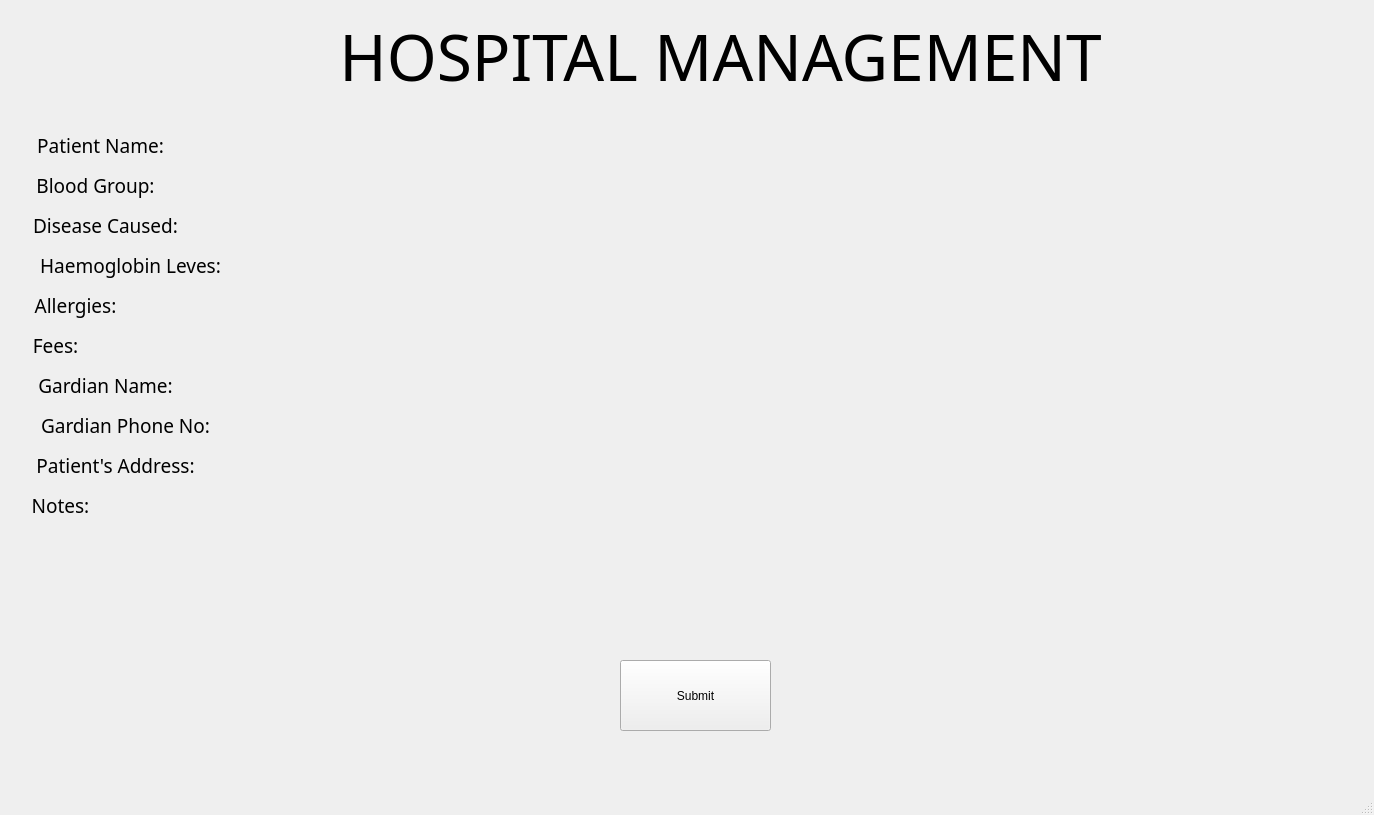
<?xml version="1.0" encoding="UTF-8"?>
<ui version="4.0">
 <class>MainWindow</class>
 <widget class="QMainWindow" name="MainWindow">
  <property name="geometry">
   <rect>
    <x>0</x>
    <y>0</y>
    <width>1374</width>
    <height>815</height>
   </rect>
  </property>
  <property name="windowTitle">
   <string>MainWindow</string>
  </property>
  <widget class="QWidget" name="centralwidget">
   <widget class="QPushButton" name="pushButton">
    <property name="geometry">
     <rect>
      <x>620</x>
      <y>660</y>
      <width>151</width>
      <height>71</height>
     </rect>
    </property>
    <property name="text">
     <string>Submit</string>
    </property>
   </widget>
   <widget class="QLabel" name="label">
    <property name="geometry">
     <rect>
      <x>200</x>
      <y>10</y>
      <width>1041</width>
      <height>91</height>
     </rect>
    </property>
    <property name="font">
     <font>
      <family>Maiandra GD</family>
      <pointsize>48</pointsize>
     </font>
    </property>
    <property name="text">
     <string>HOSPITAL MANAGEMENT</string>
    </property>
    <property name="alignment">
     <set>Qt::AlignCenter</set>
    </property>
   </widget>
   <widget class="QLabel" name="label_2">
    <property name="geometry">
     <rect>
      <x>20</x>
      <y>130</y>
      <width>161</width>
      <height>31</height>
     </rect>
    </property>
    <property name="font">
     <font>
      <family>Maiandra GD</family>
      <pointsize>14</pointsize>
     </font>
    </property>
    <property name="text">
     <string>Patient Name:</string>
    </property>
    <property name="alignment">
     <set>Qt::AlignCenter</set>
    </property>
   </widget>
   <widget class="QLabel" name="label_3">
    <property name="geometry">
     <rect>
      <x>20</x>
      <y>170</y>
      <width>151</width>
      <height>31</height>
     </rect>
    </property>
    <property name="font">
     <font>
      <family>Maiandra GD</family>
      <pointsize>14</pointsize>
     </font>
    </property>
    <property name="text">
     <string>Blood Group:</string>
    </property>
    <property name="alignment">
     <set>Qt::AlignCenter</set>
    </property>
   </widget>
   <widget class="QLabel" name="label_4">
    <property name="geometry">
     <rect>
      <x>20</x>
      <y>330</y>
      <width>71</width>
      <height>31</height>
     </rect>
    </property>
    <property name="font">
     <font>
      <family>Maiandra GD</family>
      <pointsize>14</pointsize>
     </font>
    </property>
    <property name="text">
     <string>Fees:</string>
    </property>
    <property name="alignment">
     <set>Qt::AlignCenter</set>
    </property>
   </widget>
   <widget class="QLabel" name="label_5">
    <property name="geometry">
     <rect>
      <x>20</x>
      <y>290</y>
      <width>111</width>
      <height>31</height>
     </rect>
    </property>
    <property name="font">
     <font>
      <family>Maiandra GD</family>
      <pointsize>14</pointsize>
     </font>
    </property>
    <property name="text">
     <string>Allergies:</string>
    </property>
    <property name="alignment">
     <set>Qt::AlignCenter</set>
    </property>
   </widget>
   <widget class="QLabel" name="label_6">
    <property name="geometry">
     <rect>
      <x>20</x>
      <y>250</y>
      <width>221</width>
      <height>31</height>
     </rect>
    </property>
    <property name="font">
     <font>
      <family>Maiandra GD</family>
      <pointsize>14</pointsize>
     </font>
    </property>
    <property name="text">
     <string>Haemoglobin Leves:</string>
    </property>
    <property name="alignment">
     <set>Qt::AlignCenter</set>
    </property>
   </widget>
   <widget class="QLabel" name="label_7">
    <property name="geometry">
     <rect>
      <x>20</x>
      <y>210</y>
      <width>171</width>
      <height>31</height>
     </rect>
    </property>
    <property name="font">
     <font>
      <family>Maiandra GD</family>
      <pointsize>14</pointsize>
     </font>
    </property>
    <property name="text">
     <string>Disease Caused:</string>
    </property>
    <property name="alignment">
     <set>Qt::AlignCenter</set>
    </property>
   </widget>
   <widget class="QLabel" name="label_8">
    <property name="geometry">
     <rect>
      <x>20</x>
      <y>450</y>
      <width>191</width>
      <height>31</height>
     </rect>
    </property>
    <property name="font">
     <font>
      <family>Maiandra GD</family>
      <pointsize>14</pointsize>
     </font>
    </property>
    <property name="text">
     <string>Patient's Address:</string>
    </property>
    <property name="alignment">
     <set>Qt::AlignCenter</set>
    </property>
   </widget>
   <widget class="QLabel" name="label_9">
    <property name="geometry">
     <rect>
      <x>20</x>
      <y>410</y>
      <width>211</width>
      <height>31</height>
     </rect>
    </property>
    <property name="font">
     <font>
      <family>Maiandra GD</family>
      <pointsize>14</pointsize>
     </font>
    </property>
    <property name="text">
     <string>Gardian Phone No:</string>
    </property>
    <property name="alignment">
     <set>Qt::AlignCenter</set>
    </property>
   </widget>
   <widget class="QLabel" name="label_10">
    <property name="geometry">
     <rect>
      <x>20</x>
      <y>370</y>
      <width>171</width>
      <height>31</height>
     </rect>
    </property>
    <property name="font">
     <font>
      <family>Maiandra GD</family>
      <pointsize>14</pointsize>
     </font>
    </property>
    <property name="text">
     <string>Gardian Name:</string>
    </property>
    <property name="alignment">
     <set>Qt::AlignCenter</set>
    </property>
   </widget>
   <widget class="QLabel" name="label_11">
    <property name="geometry">
     <rect>
      <x>20</x>
      <y>490</y>
      <width>81</width>
      <height>31</height>
     </rect>
    </property>
    <property name="font">
     <font>
      <family>Maiandra GD</family>
      <pointsize>14</pointsize>
     </font>
    </property>
    <property name="text">
     <string>Notes:</string>
    </property>
    <property name="alignment">
     <set>Qt::AlignCenter</set>
    </property>
   </widget>
  </widget>
  <widget class="QMenuBar" name="menubar">
   <property name="geometry">
    <rect>
     <x>0</x>
     <y>0</y>
     <width>1374</width>
     <height>26</height>
    </rect>
   </property>
  </widget>
  <widget class="QStatusBar" name="statusbar"/>
 </widget>
 <resources/>
 <connections/>
</ui>
